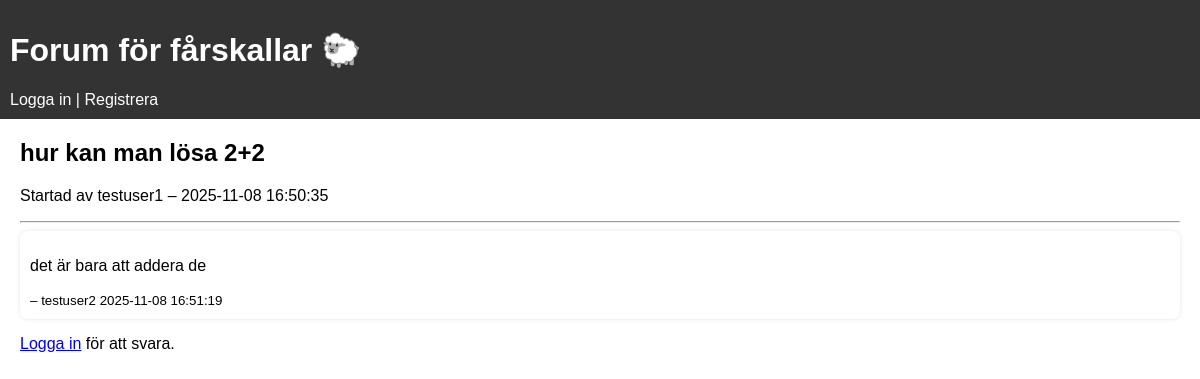
Screenshot of /topic/2 with the database file from the repository.
### tables this page shows
CREATE TABLE topics (
    id INTEGER PRIMARY KEY AUTOINCREMENT,
    title TEXT NOT NULL,
    user_id INTEGER,
    created_at TIMESTAMP DEFAULT CURRENT_TIMESTAMP,
    FOREIGN KEY(user_id) REFERENCES users(id)
);

CREATE TABLE users (
    id INTEGER PRIMARY KEY AUTOINCREMENT,
    username TEXT UNIQUE NOT NULL,
    password_hash TEXT NOT NULL,
    fullname TEXT,
    created_at TIMESTAMP DEFAULT CURRENT_TIMESTAMP
);

CREATE TABLE posts (
    id INTEGER PRIMARY KEY AUTOINCREMENT,
    content TEXT NOT NULL,
    topic_id INTEGER,
    user_id INTEGER,
    created_at TIMESTAMP DEFAULT CURRENT_TIMESTAMP,
    FOREIGN KEY(topic_id) REFERENCES topics(id),
    FOREIGN KEY(user_id) REFERENCES users(id)
);

### app.py (the view)
@app.route("/topic/<int:id>")
def topic(id):
    db = get_db()
    topic = db.execute("""
        SELECT topics.*, users.username
        FROM topics JOIN users ON topics.user_id = users.id
        WHERE topics.id = ?
    """, (id,)).fetchone()
    posts = db.execute("""
        SELECT posts.*, users.username
        FROM posts JOIN users ON posts.user_id = users.id
        WHERE topic_id = ?
        ORDER BY posts.created_at ASC
    """, (id,)).fetchall()
    return render_template("topic.html", topic=topic, posts=posts)

### app.py (called while the page is built)
def get_db():
    if "db" not in g:
        g.db = sqlite3.connect(DATABASE)
        g.db.row_factory = sqlite3.Row
    return g.db

### templates/topic.html
{% extends "base.html" %}
{% block content %}
<h2>{{ topic.title }}</h2>
<p>Startad av {{ topic.username }} – {{ topic.created_at }}</p>
<hr>
{% for post in posts %}
<div class="post">
  <p>{{ post.content }}</p>
  <small>– {{ post.username }} {{ post.created_at }}</small>
</div>
{% else %}
  <p>Inga svar ännu.</p>
{% endfor %}
{% if session.get('user_id') %}
<hr>
<form method="POST" action="/reply/{{ topic.id }}">
  <textarea name="content" placeholder="Skriv ditt svar..." required></textarea><br>
  <button type="submit">Skicka</button>
</form>
{% else %}
  <p><a href="/login">Logga in</a> för att svara.</p>
{% endif %}
{% endblock %}

### static/style.css (style rules this page uses)
body { font-family: Arial, sans-serif; background: white; margin: 0; padding: 0; }
.post { background: white; border-radius: 8px; padding: 10px; margin-bottom: 10px; box-shadow: 0 0 5px rgba(0,0,0,0.1); }

### rows the page displays
topics: title "hur kan man lösa 2+2", created_at "2025-11-08 16:50:35"
users: username "testuser1"
posts: content "det är bara att addera de", username "testuser2", created_at "2025-11-08 16:51:19"
